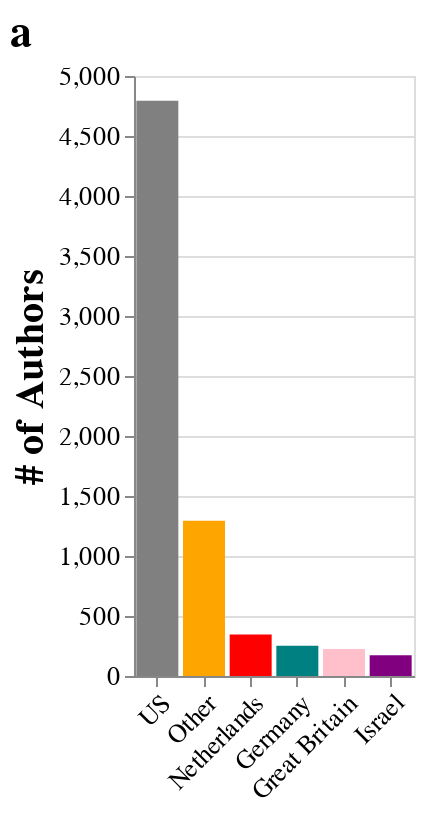

This figure's notebook cell:
### Code cell
country_dist_chart = alt.Chart(country_prop).mark_bar().encode(
    x = alt.X(
        'countrypred_new',
        title = None,
        sort = '-y',
        axis = alt.Axis(labelAngle = -45)
    ),
    y = alt.Y(
        'freq',
        title = '# of Authors'
    ),
    color = alt.Color(
        'countrypred_new',
        title = 'Country/Region',
        legend = None,
        scale = alt.Scale(
            domain = countries,
            range = country_colors
        )
    )
).properties(
    title = 'a',
    height=300,
    width=140
).configure_axis(
    labelFontSize=13,
    titleFontSize=20
).configure_legend(
    titleFontSize=16,
    labelFontSize=16
).configure_title(
    anchor='start',
    fontSize=22
)

country_dist_chart

### Figure 1 — Vega-Lite specification as saved in the notebook (floating-point values rounded to 4 significant figures)
{"config": {"view": {"continuousWidth": 400, "continuousHeight": 300}, "axis": {"labelFontSize": 13, "titleFontSize": 20}, "legend": {"labelFontSize": 16, "titleFontSize": 16}, "title": {"anchor": "start", "fontSize": 22}}, "data": {"name": "data-7dc6511b21add43ab1eea91656286183"}, "mark": "bar", "encoding": {"color": {"field": "countrypred_new", "legend": null, "scale": {"domain": ["US", "Other", "Netherlands", "Germany", "Great Britain", "Israel"], "range": ["grey", "orange", "red", "teal", "pink", "purple"]}, "title": "Country/Region", "type": "nominal"}, "x": {"axis": {"labelAngle": -45}, "field": "countrypred_new", "sort": "-y", "title": null, "type": "nominal"}, "y": {"field": "freq", "title": "# of Authors", "type": "quantitative"}}, "height": 300, "title": "a", "width": 140, "$schema": "https://vega.github.io/schema/vega-lite/v4.17.0.json", "datasets": {"data-7dc6511b21add43ab1eea91656286183": [{"countrypred_new": "US", "freq": 4794, "prop": 0.677}, {"countrypred_new": "Other", "freq": 1294, "prop": 0.183}, {"countrypred_new": "Netherlands", "freq": 345, "prop": 0.049}, {"countrypred_new": "Germany", "freq": 253, "prop": 0.036}, {"countrypred_new": "Great Britain", "freq": 224, "prop": 0.032}, {"countrypred_new": "Israel", "freq": 173, "prop": 0.024}]}}
